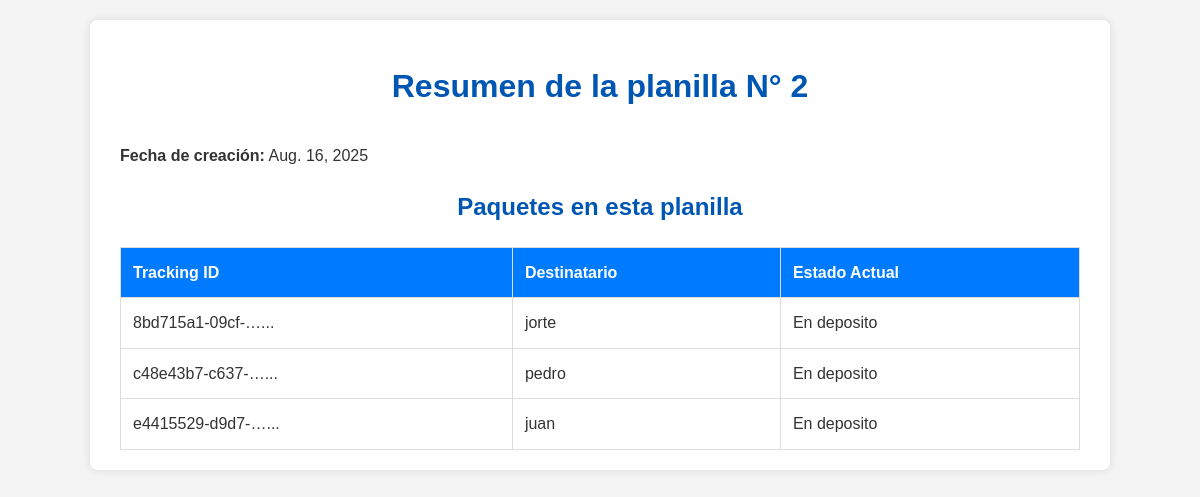
Page /front/planillas/2/resumen/ on the earlier database version.
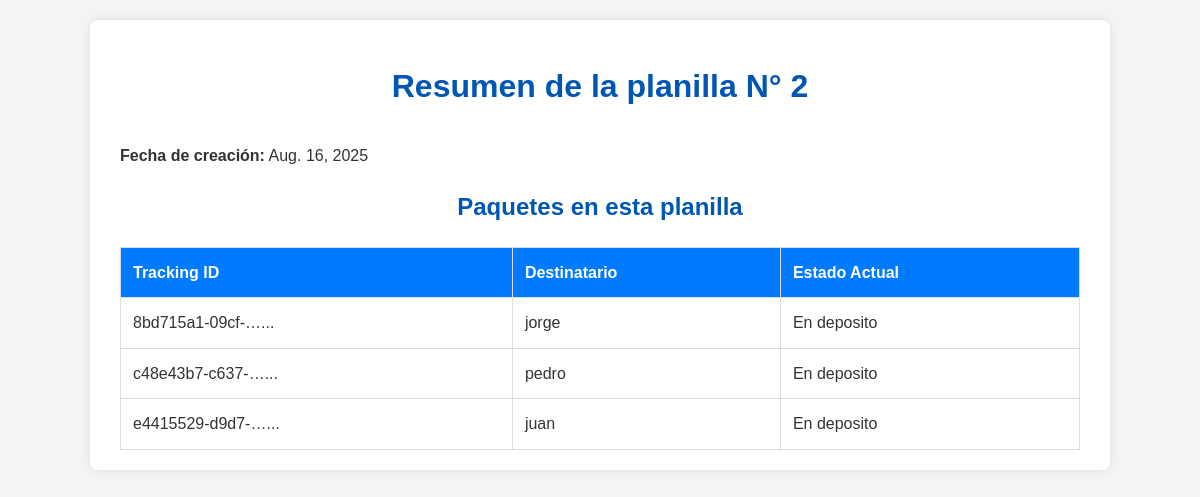
Same page on the later database version.
### core/models.py (models this page shows, shortened)
class Paquete(models.Model):
    tracking = models.UUIDField(primary_key=True, default=uuid.uuid4, editable=False) #uso uuid para crear un tracking unico para cada paquete
    direccion = models.CharField(max_length=60)
    telefono = models.CharField(max_length=20)
    nombre = models.CharField(max_length=60)
    peso = models.DecimalField(max_digits=10, decimal_places=2)
    altura = models.DecimalField(max_digits=10, decimal_places=2)
    estado = models.CharField(max_length=20, choices=ESTADOS, default='en_deposito',)
    cliente = models.ForeignKey(Cliente, on_delete=models.CASCADE)
    tipo_paquete = models.CharField(max_length=1)

### core/views.py (the view)
# urls.py: path('front/planillas/<int:pk>/resumen/', front_resumen_planilla, name='front-planilla-resumen'),
def front_resumen_planilla(request, pk):
    planilla = get_object_or_404(Planilla, pk=pk)
    paquetes_asociados = Paquete.objects.filter(item__planilla=planilla)
    context = {
        'planilla': planilla,
        'paquetes': paquetes_asociados
    }
    return render(request, 'resumen_planilla.html', context)

### templates/resumen_planilla.html (shortened to what this page needs)
{% load static %}
<!DOCTYPE html>
<html lang="es">
<head>
    <link rel="stylesheet" href="{% static 'css/style.css' %}">
</head>
<body>
    <div class="container">
        <h1>Resumen de la planilla N° {{ planilla.numero }}</h1>
        <p><strong>Fecha de creación:</strong> {{ planilla.fecha }}</p>
        <h2>Paquetes en esta planilla</h2>
        <table>
            <thead>
                <tr>
                    <th>Tracking ID</th>
                    <th>Destinatario</th>
                    <th>Estado Actual</th>
                </tr>
            </thead>
            <tbody>
                {% for paquete in paquetes %}
                    <tr>
                        <td>{{ paquete.tracking|truncatechars:15 }}...</td>
                        <td>{{ paquete.nombre }}</td>
                        <td>{{ paquete.get_estado_display }}</td>
                    </tr>
                {% empty %}
                    <tr>
                        <td colspan="3">Esta planilla no tiene paquetes asignados.</td>
                    </tr>
                {% endfor %}
            </tbody>
        </table>
    </div>
</body>
</html>

Differences in the rows shown:
changed Paquete "8bd715a1-09cf-…": nombre "jorte" → "jorge"
